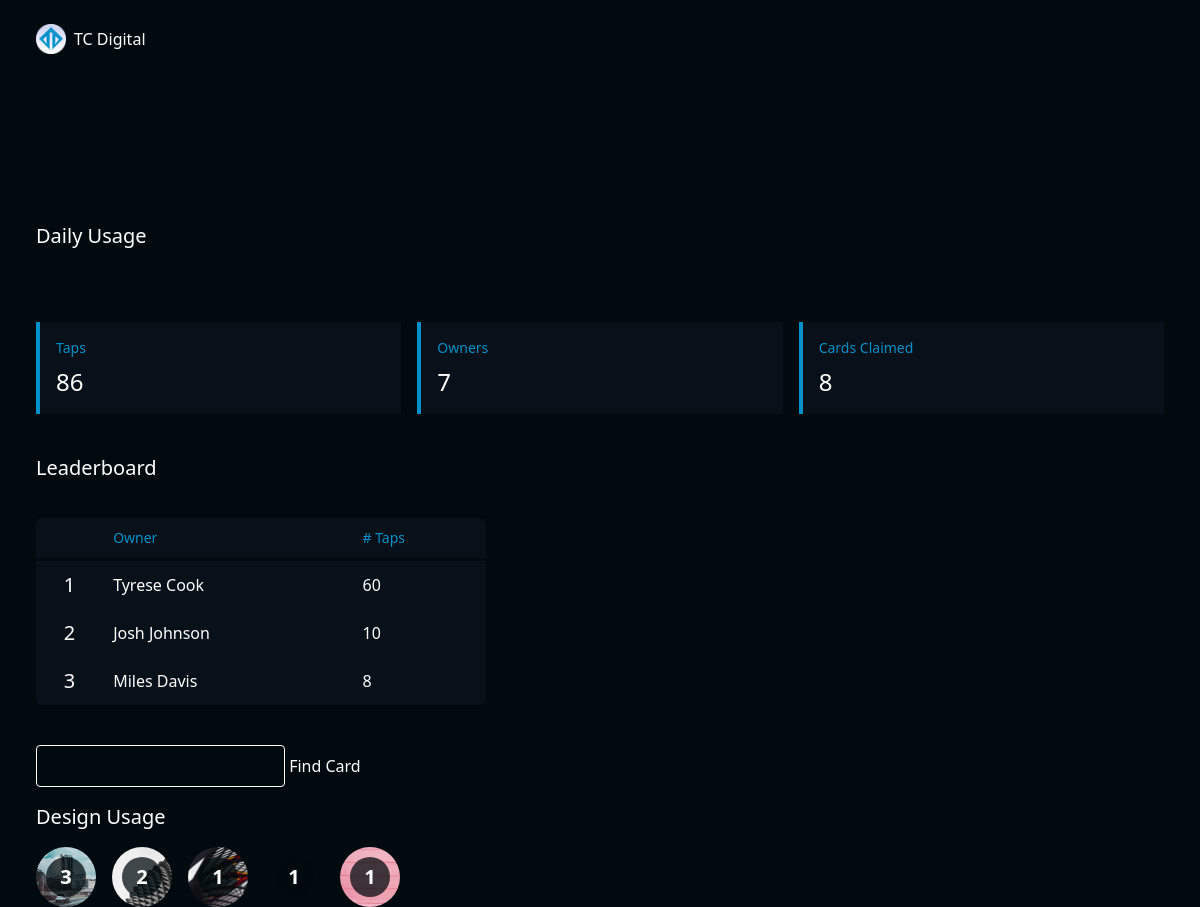
Screenshot of /stats/ with the database file from the repository.
### cardManager/models.py (models this page shows)
class Owner(models.Model):
	owner_id = models.AutoField(primary_key=True)
	first_name = models.CharField(max_length=100, blank=False)
	last_name = models.CharField(max_length=100, blank=False)
	email = models.EmailField(max_length=200, blank=False, unique=True)
	pword = models.CharField(max_length=128, blank=False)
	date_created = models.DateTimeField(default=timezone.now, editable=False)
	last_login = models.DateTimeField(default=timezone.now, editable=False )
	def __str__(self):
		return f'{self.first_name} {self.last_name}'

class Design(models.Model):
	design_id = models.AutoField(primary_key=True)
	name = models.CharField(blank=False, null=False, max_length=50)
	front_design = models.ImageField(upload_to='cardDesigns/', blank=True)
	def __str__(self):
		return self.name

### cardManager/views.py (the view, shortened to what this page needs)
# urls.py: path('stats/', views.Stats.as_view(), name='stats_view'),
class Stats(ListView):
	model = Usage
	template_name = 'cardManager/stats.html'
	def get_context_data(self, **kwargs):
		context = super().get_context_data(**kwargs)
		query = self.request.GET.get('query')
		card_results = None
		context['query'] = query
		context['card_results'] = card_results
		claimed_cards = Card.objects.exclude(owner=None)
		context['n_cards_claimed'] = claimed_cards.count()
		context['n_taps'] = Usage.objects.exclude(card__owner=None).count()
		context['n_users'] = Owner.objects.count()
		"""
		Card taps per owner:

		1) Start with all Usage objects.
		2) Exclude usages where the related card has no owner.
		3) Group the remaining usages by the card owner's ID.
		4) Annotate each group with a new field 'n_card_taps'
			representing the number of Usage records (taps)
			associated with that owner's cards.
		"""
		user_taps = (
			Usage.objects
			.exclude(card__owner=None)
			.values('card__owner_id')
			.annotate(n_card_taps=Count('card'))
			.order_by('-n_card_taps')[0:3]
		) # ==> <QuerySet [{'card__owner_id': 1, 'n_card_taps': 37},{..}]>
		cleaned_user_taps = [
			{
				'user': Owner.objects.get(pk=item['card__owner_id']),
				'n_card_taps': item['n_card_taps']
			}
			for item in user_taps
		] # ==> [{'user': <Owner: Tyrese Cook>, 'n_card_taps': 37}, {...}]
		context['user_taps'] = cleaned_user_taps
		"""
		uses per design

		1) Start with claimed Card objects
		2) Group the remaining cards by the card design_id
		3) Annotate each unique design with a new field 'n_uses'
			which counts the nuber of Card records
			associated with a unique design
		4) Order data by n_uses
		"""
		design_usage = (
			claimed_cards.values('design_id')
			.annotate(n_uses=Count('design'))
			.order_by('-n_uses') # ==> <QuerySet [{'design_id':1, 'n_uses': 2]>
		)
		cleaned_design_usage = [
			{
				'design':Design.objects.get(pk=item['design_id']),
				'n_uses':item['n_uses']
			}
			for item in design_usage
		] # ==> [{'design': <Design: Abstract>, 'n_uses': 2},{...}]
		context['design_usage'] = cleaned_design_usage
		usage_by_day = (
			Usage.objects
			.exclude(card__owner=None)
			.values(unique_day=TruncDay('date_used'))
			.annotate(n_taps=Count('unique_day'))
			.order_by('-unique_day')
		)
		context['usage_by_day'] = usage_by_day
		print('Stats.get_context_data() => ', context)
		return context

### cardManager/models.py (called while the page is built)
	def __str__(self):
		return f"Card {self.token}" if self.owner else f"[Unclaimed] Card {self.token}"

	def __str__(self):
		return f'{self.date_used} {self.card}'

### cardManager/templates/cardManager/stats.html (shortened to what this page needs)
{% extends 'cardManager/base.html'%}
{% load static %}
{% block content %}
<div class="flex flex-col gap-4 mb-10 text-white">
    <h2 class="text-xl">Daily Usage</h2>
</div>
<div class="flex flex-row gap-4 mb-10 text-white cards-sm">
        <div class="flex flex-col gap-2 card">
            <h2 class="text-2xl">{{ n_taps }}</h2>
            <p class="text-sm">Taps</p>
        </div>
        <div class="flex flex-col gap-2 text-white card">
            <h2 class="text-2xl">{{ n_users }}</h2>
            <p class="text-sm">Owners</p>
        </div>
        <div class="flex flex-col gap-2 text-white card">
            <h2 class="text-2xl">{{ n_cards_claimed }}</h2>
            <p class="text-sm">Cards Claimed</p>
        </div>
</div>
<div class=" flex flex-col text-white mb-10">
    <h2 class="text-xl">Leaderboard</h2>
    <table class="card-table mt-5">
        <thead>
            <tr>
                <th></th>
                <th class="text-sm">Owner</th>
                <th class="text-sm"># Taps</th>
            </tr>
        </thead>
        <tbody>
            {% for user_tap in user_taps %}
            <tr>
                <td class="text-xl">{{ forloop.counter }}</td>
                <td>{{ user_tap.user }}</td>
                <td>{{ user_tap.n_card_taps }}</td>
            </tr>
            {% empty %}
            <tr>
                <td colspan="3">No users yet</td>
            </tr>
            {% endfor %}
        </tbody>
    </table>
</div>
<div class="mb-4 flex flex-row position-relative">
    <form method="get">
        {% if query %}
        <input type="text" class="border-1 border-white rounded p-2" name="query" value="{{ query }}">
        {% else %}
        <input type="text" class="border-1 border-white rounded p-2" name="query">
        {% endif %}
        <input type="submit" value="Find Card" class="position-absolute">
    </form>
</div>
		<div class=" flex flex-col text-white">
			<h2 class="text-xl">Design Usage</h2>
            <div class="flex gap-4 flex-wrap cards mt-4">
                {% for design_dict in design_usage %}
                <div class="flex flex-col justify-center items-center rounded-full w-15 h-15 p-2 relative" style="background:url('{{ design_dict.design.front_design.url }}');background-size:cover">
                    <p class="bg-[var(--color-bkg-transparent)] w-10 h-10 flex rounded-full justify-center items-center text-xl font-bold absolute">{{ design_dict.n_uses }}</p>
                </div>
                {% empty %}
                <div>
                    <p> No designs yet
                </div>
                {% endfor %}
            </div>
		</div>
{% endblock %}

### static/css/base.css (style rules this page uses)
:root { --color-main:#0091CA; --color-main-dark:#010a0e; --color-secondary:; --color-secondary-dark:; --color-input-bkg:#081b2b66; --color-danger:red; --color-input-border:#1f719340; --color-contrast-container:#151c3057; --color-bkg:#010a0e; --color-bkg-transparent:#010a0ebb; }
.bkg-gradient { background:var(--color-bkg); }

### static/css/cards.css (style rules this page uses)
.card-circle, table.card-table, .cards-sm .card.flex-col { background-color: var(--color-contrast-container); }

### static/css/forms.css (style rules this page uses)
input::placeholder { color: grey; font-style: italic; }

### rows the page displays
Owner: user "Tyrese Cook", n_card_taps "60"
Owner: user "Josh Johnson", n_card_taps "10"
Owner: user "Miles Davis", n_card_taps "8"
Design: design.front_design (picture), n_uses "3"
Design: design.front_design (picture), n_uses "2"
Design: design.front_design (picture), n_uses "1"
Design: n_uses "1"
Design: design.front_design (picture), n_uses "1"

### other values shown
{{ n_taps }} "86"
{{ n_users }} "7"
{{ n_cards_claimed }} "8"
